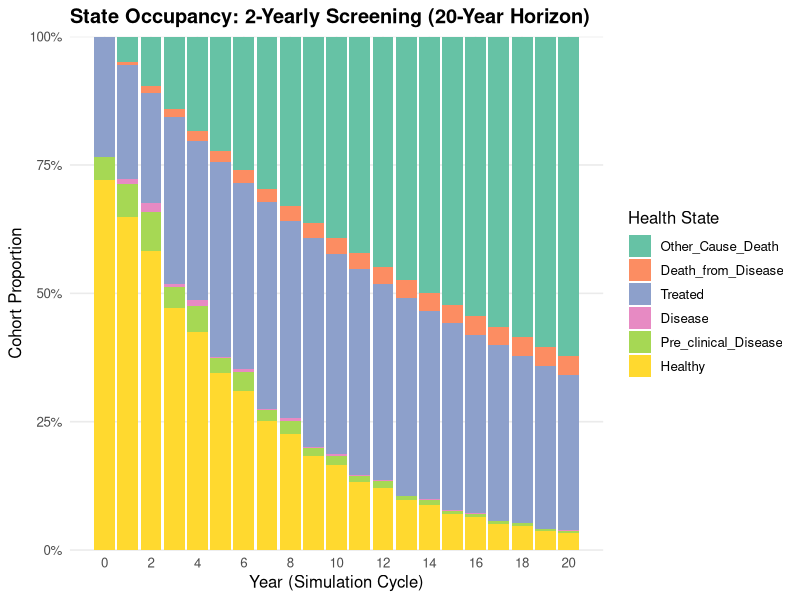
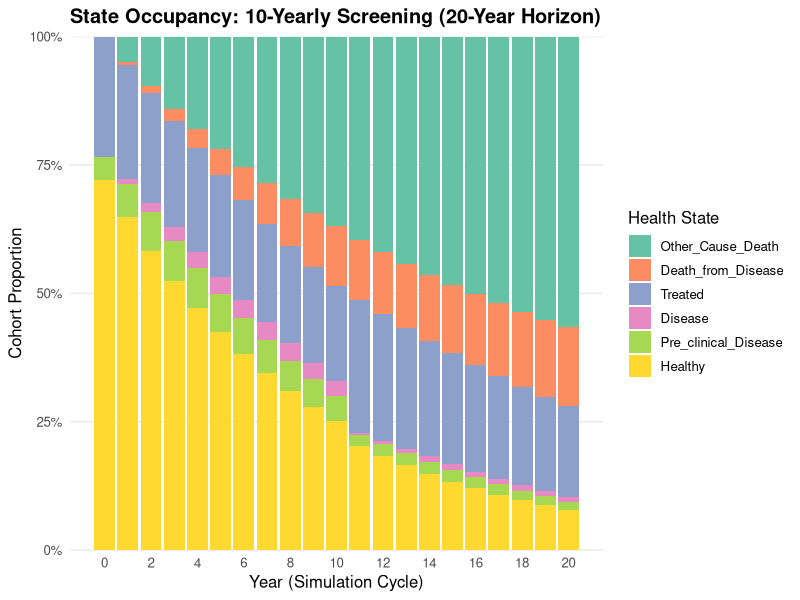
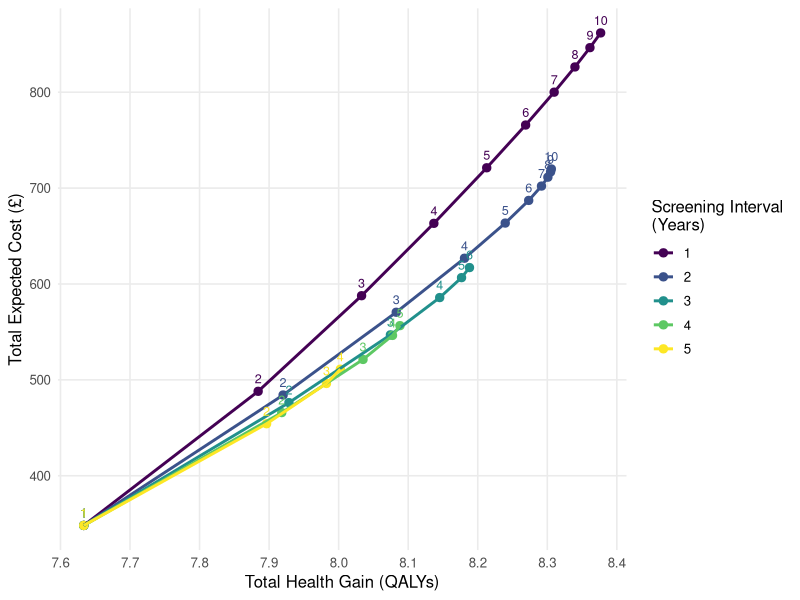

Write R code to recreate these figures, in order.
## ---- chunk 1
# Create a generic function for printing model objects
printModel <- function(x, ...) {
  UseMethod("printModel")
}

# Method for class "MarkovModel"
printModel.MarkovModel <- function(x, ...) {
  cat(
    "A Markov model with states:", 
    paste(x$states, collapse = ", "), "\n")
}

# Method for class "DiseaseModel"
printModel.DiseaseModel <- function(x, ...) {
  cat(
    "Disease model states:", 
    paste(x$states, collapse = " -> "), "\n")
}

# Define an object of class "MarkovModel"
x1 <- list(states = c("Healthy", "Sick", "Dead"))
class(x1) <- "MarkovModel"

# Define an object of class "DiseaseModel"
x2 <- list(states = c("Mild", "Severe", "Death"))
class(x2) <- "DiseaseModel"

# Call generic function ---

# Dispatches to printModel.MarkovModel
printModel(x1)

# Dispatches to printModel.DiseaseModel
printModel(x2)
## ---- chunk 2
DecisionTree <- function(data, disc_rate = 0.035) {
  structure(
    list(data = data,
         discount_rate = disc_rate),
    class = c("DecisionTree", "Model"))
}

MarkovModel <- function(trans_matrix, 
                        costs, utils, 
                        init_probs = NULL, 
                        mapping = NULL, 
                        n_cycles = 2, 
                        disc_rate = 0.035) {
  structure(
    list(
      trans_matrix  = trans_matrix,
      cost_vector   = costs,
      util_vector   = utils,
      init_probs    = init_probs,
      mapping       = mapping,
      n_cycles      = n_cycles,
      discount_rate = disc_rate
    ),
    class = c("MarkovModel", "Model")
  )
}
## ---- chunk 3
CombinedModel <- function(...) {
  structure(list(...), 
            class = c("CombinedModel", "Model"))
}
## ---- chunk 4
run_model <- function(model, ...) {
  UseMethod("run_model")
}

update_model <- function(model, result) {
  UseMethod("update_model")
}
## ---- chunk 5
run_model.MarkovModel <- function(model, ...) {
  out <- markov_model(
    start_pop     = model$init_probs,
    trans_mat     = model$trans_matrix,
    cost_vec      = model$cost_vector,
    util_vec      = model$util_vector,
    n_cycles      = model$n_cycles,
    discount_rate = model$discount_rate,
    start_cycle   = ifelse(is.null(model$start_cycle), 0, model$start_cycle)
  )
  
  list(
    expected_cost = out$expected_cost,
    expected_eff  = out$expected_eff,
    terminal      = out$final_state,
    trace         = out$trace,
    time_elapsed  = model$n_cycles
  )
}

run_model.DecisionTree <- function(model, ...) {
  pathways <- calculate_pathways(model$data)
  
  start_cycle <- ifelse(is.null(model$start_cycle), 0, model$start_cycle)
  discount_factor <- 1 / (1 + model$discount_rate)^start_cycle
  
  list(
    expected_cost = sum(pathways$prob * pathways$cost) * discount_factor,
    expected_eff  = sum(pathways$prob * pathways$eff) * discount_factor,
    path_results  = pathways,
    time_elapsed  = 0
  )
}
## ---- chunk 6
update_model.MarkovModel <- function(model, prev_result) {
  if (!is.null(prev_result$path_results) && !is.null(model$mapping)) {
    all_nm <- colnames(model$trans_matrix)
    new_init <- setNames(rep(0, length(all_nm)), all_nm)
    
    paths <- prev_result$path_results
    paths$state <- model$mapping[paths$terminal_node]
    
    # Sum the probabilities for each state
    for (s in unique(paths$state)) {
      new_init[s] <- sum(paths$prob[paths$state == s])
    }
    
    model$init_probs <- new_init
  }
  model
}

update_model.DecisionTree <- function(model, prev_result) {
  if (!is.null(prev_result$terminal)) {
    end_states <- prev_result$terminal
    tree <- model$data
    root_idx <- which(
      tree$from == "root" & 
        tree$to %in% names(end_states))
    tree$prob[root_idx] <- end_states[tree$to[root_idx]]
    model$data <- tree
  }
  model
}
## ---- chunk 7
run_model.CombinedModel <- function(model, ...) {
  results <- list()
  current_time <- 0  # initialise internal clock
  
  for (i in seq_along(model)) {
    curr_model <- model[[i]]
    
    # stamps model with current time
    curr_model$start_cycle <- current_time
    
    if (i > 1) {
      curr_model <- update_model(curr_model, results[[i - 1]])
    }

    res <- run_model(curr_model)
    results[[i]] <- res
    
    # advance clock using self-reported elapsed time
    current_time <- current_time + res$time_elapsed
  }
  results
}
## ---- chunk 8
# Define the grid of parameters
time_horizon <- 20
t_between_screens <- 1:10
num_screens <- 1:10
# t_between_screens <- c(2, 5, 10, 15, 20)
# num_screens <- c(1, 2, 3, 4, 5, 10)
# Set your new discount rate
discount_rate <- 0.035
## ---- chunk 9
#| label: fig-code-input-dt
#| fig-cap: "Decision tree input specification in R."

decision_tree <- tibble::tribble(
  ~from,                  ~to,                    ~prob, ~cost, ~eff,
  "root",                 "Healthy",              0.80,      0,    0,
  "root",                 "Pre_clinical_Disease", 0.15,      0,    0,  # Markov model
  "root",                 "Disease",              0.05,      0,    0,  # state 
  "root",                 "Treated",              0.00,      0,    0,  # distribution
  "root",                 "Death_from_Disease",   0.00,      0,    0,  
  "root",                 "Other_Cause_Death",    0.00,      0,    0,
  "Healthy",              "FP",                   0.10,    200,    0,  # False Positive
  "Healthy",              "TN",                   0.90,     50,    0,  # True Negative
  "Pre_clinical_Disease", "TP_Preclinical",       0.70,    200,    0,  # True Positive
  "Pre_clinical_Disease", "FN_Preclinical",       0.30,     50,    0,  # False Negative
  "Disease",              "TP_Disease",           1.00,    200,    0,  # True Positive
  "Disease",              "FN_Disease",           0.00,     50,    0   # False Negative
)
## ---- chunk 10
#| label: fig-code-input-mm
#| fig-cap: "Markov model annual transition probability matrix input specification in R."

states <- c(
  "Healthy", "Pre_clinical_Disease", "Disease", "Treated", "Death_from_Disease", 
  "Other_Cause_Death")

trans_mat <- matrix(
  c(
    #    H     P     D     T     DD    OCD
    0.90, 0.05, 0.00, 0.00, 0.00, 0.05, # Healthy (H)
    0.00, 0.65, 0.20, 0.00, 0.10, 0.05, # Pre-clinical Disease (P)
    0.00, 0.00, 0.60, 0.20, 0.20, 0.00, # Clinical Disease (D)
    0.00, 0.00, 0.00, 0.95, 0.00, 0.05, # Treated (T)
    0.00, 0.00, 0.00, 0.00, 1.00, 0.00, # Death from Disease (DD) - Absorbing
    0.00, 0.00, 0.00, 0.00, 0.00, 1.00  # Other-Cause Death (OCD) - Absorbing
  ),
  nrow = 6, byrow = TRUE,
  dimnames = list(from = states, 
                  to = states)
)
## ---- chunk 11
cost_vec <- c(
  Healthy              = 0,
  Pre_clinical_Disease = 0,
  Disease              = 0,
  Treated              = 100,
  Death_from_Disease   = 0,
  Other_Cause_Death    = 0
)

util_vec <- c(
  Healthy              = 1.0,
  Pre_clinical_Disease = 0.8,
  Disease              = 0.5,
  Treated              = 0.9,
  Death_from_Disease   = 0.0,
  Other_Cause_Death    = 0.0
)

# Cohort distribution for natural history
init_pop <- c(
  Healthy              = 1.0,
  Pre_clinical_Disease = 0.0,
  Disease              = 0.0,
  Treated              = 0.0,
  Death_from_Disease   = 0.0,
  Other_Cause_Death    = 0.0
)
## ---- chunk 12
mapping <- c(
  FP                 = "Treated",
  TN                 = "Healthy",
  TP_Preclinical     = "Treated",
  FN_Preclinical     = "Pre_clinical_Disease",
  TP_Disease         = "Treated",
  FN_Disease         = "Disease",
  Death_from_Disease = "Death_from_Disease",
  Other_Cause_Death  = "Other_Cause_Death",
  Treated            = "Treated"
)
## ---- chunk 13
#| echo: false

markov_model <- function(start_pop,
                         trans_mat,
                         cost_vec,
                         util_vec,
                         n_cycles = 2,
                         discount_rate = 0.035,
                         start_cycle = 0) {
  n_states <- ncol(trans_mat)
  s_names  <- colnames(trans_mat)
  
  if (is.null(names(start_pop))) {
    names(start_pop) <- s_names
  }
  
  # trace matrix has n_cycles + 1 rows (baseline + n transitions)
  trace <- matrix(NA, nrow = n_cycles + 1, ncol = n_states, 
                  dimnames = list(paste0("cycle_", 0:n_cycles), s_names))
  trace[1, ] <- start_pop
  
  for (t in 1:n_cycles) {
    trace[t + 1, ] <- trace[t, ] %*% trans_mat
  }
  
  # Apply continuous discounting for the true elapsed time (t=1 to t=n)
  times <- (start_cycle + 1):(start_cycle + n_cycles)
  disc_vec <- 1 / (1 + discount_rate)^times
  
  # Exclude baseline row (trace[1,]) from reward accumulation
  cycle_costs <- (trace[-1, , drop = FALSE] %*% cost_vec)[, 1] * disc_vec
  cycle_qalys <- (trace[-1, , drop = FALSE] %*% util_vec)[, 1] * disc_vec
  
  list(
    trace         = trace,
    final_state   = setNames(as.numeric(trace[n_cycles + 1, ]), s_names),
    expected_cost = sum(cycle_costs),
    expected_eff  = sum(cycle_qalys)
  )
}
## ---- chunk 14
#| echo: false

calculate_pathways <- function(tree_data) {
  # If passed a DecisionTree S3 object directly, unwrap its data
  if (inherits(tree_data, "DecisionTree")) {
    tree_data <- tree_data$data
  }
  
  # Traverse recursive/tabular pathways from 'root' to terminal leaves
  find_branches <- function(current_node, current_prob, current_cost, current_eff, path) {
    children <- tree_data[tree_data$from == current_node, ]
    if (nrow(children) == 0) {
      return(data.frame(
        path          = paste(path, collapse = " -> "),
        terminal_node = current_node,
        prob          = current_prob,
        cost          = current_cost,
        eff           = current_eff,
        stringsAsFactors = FALSE
      ))
    }
    
    res <- lapply(seq_len(nrow(children)), function(i) {
      row <- children[i, ]
      find_branches(
        current_node = row$to,
        current_prob = current_prob * row$prob,
        current_cost = current_cost + row$cost,
        current_eff  = current_eff + row$eff,
        path         = c(path, row$to)
      )
    })
    do.call(rbind, res)
  }
  
  find_branches("root", 1, 0, 0, "root")
}
## ---- chunk 15
#| echo: false

get_costs <- function(x, ...) {
  UseMethod("get_costs")
}

get_effects <- function(x, ...) {
  UseMethod("get_effects")
}

get_costs.output_CombinedModel <- function(x, ...) {
  sum(unlist(lapply(x, \(elem) elem$expected_cost)), na.rm = TRUE)
}

get_effects.output_CombinedModel <- function(x, ...) {
  sum(unlist(lapply(x, \(elem) elem$expected_eff)), na.rm = TRUE)
}

# Fallback default in case the list was not tagged with the S3 class
get_costs.default <- function(x, ...) {
  if (is.list(x)) sum(unlist(lapply(x, \(elem) elem$expected_cost)), na.rm = TRUE) else as.numeric(x)
}

get_effects.default <- function(x, ...) {
  if (is.list(x)) sum(unlist(lapply(x, \(elem) elem$expected_eff)), na.rm = TRUE) else as.numeric(x)
}
## ---- chunk 16
# Loop through scenarios and execute the unified framework

all_results <- list()
dt <- DecisionTree(decision_tree, disc_rate = discount_rate)

for (t_val in t_between_screens) {
  mm_scenario <- 
    MarkovModel(trans_matrix = trans_mat,
                costs = cost_vec,
                utils = util_vec,
                init_probs = init_pop,
                mapping = mapping,
                n_cycles = t_val,
                disc_rate = discount_rate)
  
  for (n_scr in num_screens) {
    total_screen_time <- n_scr * t_val
    
    # Filter out impossible combinations that
    # exceed the 20-year time horizon
    if (total_screen_time > time_horizon) next
    
    submodels <- rep(list(dt, mm_scenario), n_scr)
    
    t_remain <- time_horizon - total_screen_time
    if (t_remain > 0) {
      submodels[[length(submodels)]]$n_cycles <- t_val + t_remain
    }
    
    screening_model <- do.call(CombinedModel, args = submodels)
    
    results_scenario <- run_model(screening_model)
    
    result_label <- paste0("t_between_", t_val, "_screens_", n_scr)
    
    all_results[[result_label]] <- list(
      t_between_screens = t_val,
      num_screens       = n_scr,
      results           = results_scenario
    )
  }
}
## ---- chunk 17
#| label: fig-occupy-combined
#| fig-cap: "State occupancy plots comparing 2-year and 10-year screening intervals."
#| fig-subcap: 
#|   - "2-yearly screening (10 rounds, 20-year horizon)"
#|   - "10-yearly screening (2 rounds, 20-year horizon)"
#| layout-ncol: 1
#| fig-width: 8
#| fig-height: 4.5
#| echo: false

library(ggplot2)

get_occupancy_trace <- function(combined_result) {
  # 1. Extract elements that contain a trace matrix (works with or without S3 class tag)
  mm_outputs <- Filter(function(x) !is.null(x$trace), combined_result)
  
  if (length(mm_outputs) == 0) {
    stop("No Markov model traces found in the supplied result object. Please check run_model output.")
  }
  
  # 2. Stitch trace matrices (drop duplicate cycle 0 from subsequent screening intervals)
  trace_list <- lapply(seq_along(mm_outputs), function(i) {
    tr <- mm_outputs[[i]]$trace
    if (i > 1) tr[-1, , drop = FALSE] else tr
  })
  
  full_matrix <- do.call(rbind, trace_list)
  
  # 3. Format as tidy tibble
  dplyr::as_tibble(full_matrix) |>
    dplyr::mutate(year = seq(0, nrow(full_matrix) - 1)) |>
    tidyr::pivot_longer(
      cols      = -year,
      names_to  = "state",
      values_to = "occupancy"
    ) |>
    dplyr::mutate(
      state     = factor(state, levels = states),
      rev_state = factor(state, levels = rev(states))
    )
}

plot_occupancy <- function(trace_data, title_text) {
  ggplot(trace_data, aes(x = year, y = occupancy, fill = rev_state)) +
    geom_col(position = "stack", width = 0.9) +
    scale_y_continuous(labels = scales::percent_format(accuracy = 1), expand = c(0, 0)) +
    scale_x_continuous(breaks = seq(0, 20, by = 2)) +
    scale_fill_brewer(palette = "Set2", name = "Health State") +
    labs(
      title = title_text,
      x     = "Year (Simulation Cycle)",
      y     = "Cohort Proportion"
    ) +
    theme_minimal(base_size = 12) +
    theme(
      legend.position = "right",
      panel.grid.minor = element_blank(),
      plot.title = element_text(face = "bold")
    )
}

trace_2y  <- get_occupancy_trace(all_results[["t_between_2_screens_10"]]$results)
trace_10y <- get_occupancy_trace(all_results[["t_between_10_screens_2"]]$results)

plot_occupancy(trace_2y,  "State Occupancy: 2-Yearly Screening (20-Year Horizon)")
plot_occupancy(trace_10y, "State Occupancy: 10-Yearly Screening (20-Year Horizon)")
## ---- chunk 18
#| label: fig-ce-plot
#| fig-cap: "Cost-effectiveness plot for screening intervals of 1 to 5 years, with all screening episodes numbered."
#| fig-width: 8
#| fig-height: 5
#| echo: false

# 1. Build the data and filter for intervals 1 through 5
ce_data <- dplyr::tibble(
  t_interval = factor(vapply(all_results, \(x) x$t_between_screens, numeric(1))),
  n_screens  = vapply(all_results, \(x) x$num_screens, numeric(1)),
  cost       = vapply(all_results, \(x) get_costs(x$results), numeric(1)),
  qalys      = vapply(all_results, \(x) get_effects(x$results), numeric(1))
) |> 
  dplyr::filter(t_interval %in% as.character(1:5))

ggplot(ce_data, aes(x = qalys, y = cost, color = t_interval, group = t_interval)) +
  geom_point(size = 2.5) +
  geom_path(linewidth = 1) +
  # 2. Number every point by passing the default data
  geom_text(aes(label = n_screens), vjust = -0.8, size = 3.2, show.legend = FALSE) +
  scale_color_viridis_d(name = "Screening Interval\n(Years)") +
  scale_x_continuous(breaks = scales::pretty_breaks(n = 8)) +
  labs(
    x = "Total Health Gain (QALYs)",
    y = "Total Expected Cost (£)"
  ) +
  theme_minimal(base_size = 12) +
  theme(
    panel.grid.minor = element_blank(),
    plot.title       = element_text(face = "bold"),
    legend.position  = "right"
  )
